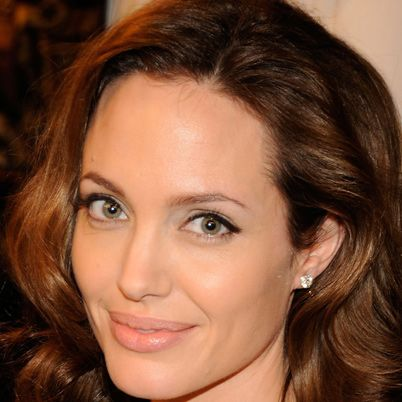
#> input picture Dataset/Angelina Joli/angel.jpg, 402 x 402 px
$ jupyter execute 'Image Classification.ipynb'   (shell and % lines are left out)
#> lines starting #> are read from the running program, lines starting #| are printed output that depends on the picture; after the words box and inside, x2 and y2 are one past the last pixel; in counts of white or black regions, pixels touching at a corner belong together
## Project: Image Classification:

### The main objective of the project is to build a model to classify the given image

Loading required Libraries

[cell 1]
import numpy as np
import cv2
import matplotlib.pyplot as plt
from IPython.display import display, Image
from PIL import Image

### When analyzing images, our initial task often involves recognizing individuals through facial features. Images may feature multiple faces, and sometimes these faces might be partially obscured or not clearly visible. Our preprocessing pipeline begins by identifying faces within the image. After successfully detecting a face, we proceed to detect eyes. Only when both eyes are detected do we retain the image; otherwise, it is discarded.

### Loading an Image

For detecting face and eyes I will use open cv.

[cell 2]
img = cv2.imread("Dataset/Angelina Joli/angel.jpg")
#> img is the input picture: shape (402, 402, 3); mean B, G, R 58.9, 81.7, 124.6
plt.imshow(img)
#> (this line was passed over: IPython is not available in this run)
plt.show()

[cell 3]
#Converting the image to gray
gray = cv2.cvtColor(img, cv2.COLOR_BGR2GRAY)
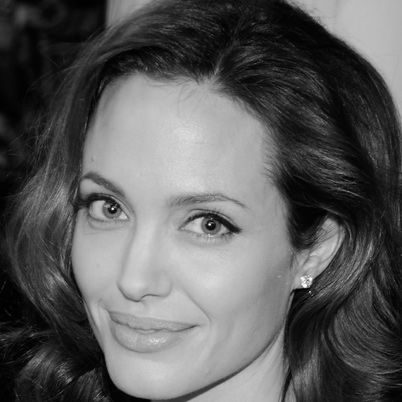
#> gray: shape (402, 402); min 0, max 252, mean 91.9
gray.shape
#> Out = (402, 402)

[cell 4]
plt.imshow(gray, cmap='gray')
#> (this line was passed over: IPython is not available in this run)

[cell 5]
gray

[cell 6]
face_cascade = cv2.CascadeClassifier('opencv/haarcascades/haarcascade_frontalface_default.xml')
eye_cascade = cv2.CascadeClassifier('opencv/haarcascades/haarcascade_eye.xml')

[cell 7]
face = face_cascade.detectMultiScale(gray, 1.3, 5)
#> face = [[38, 117, 257, 257]]
face
#> Out = [[38, 117, 257, 257]]

[cell 8]
(x,y,w,h) = face[0]
#> x = 38; y = 117; w = 257; h = 257
x,y,w,h
#> Out = (38, 117, 257, 257)

Detecting Face

[cell 9]
face_img = cv2.rectangle(img,(x,y),(x+w,y+h),(255,0,0),2)
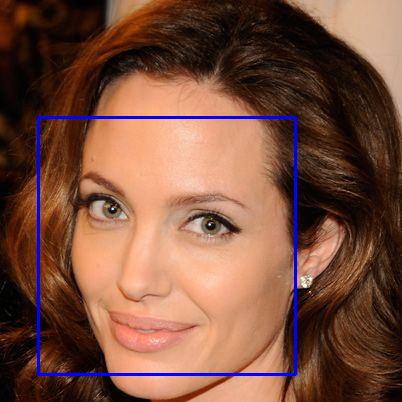
#> face_img: shape (402, 402, 3); mean B, G, R 62.8, 80.2, 122.2
plt.imshow(face_img)
#> (this line was passed over: IPython is not available in this run)
plt.show()

Detecting face and eyes

[cell 10]
cv2.destroyAllWindows()
for (x,y,w,h) in face:
    face_img = cv2.rectangle(img,(x,y),(x+w,y+h),(255,0,0),2)
    roi_gray = gray[y:y+h, x:x+w]
    roi_color = face_img[y:y+h, x:x+w]
    eyes = eye_cascade.detectMultiScale(roi_gray)
    for (ex,ey,ew,eh) in eyes:
        cv2.rectangle(roi_color,(ex,ey),(ex+ew,ey+eh),(0,255,0),2)
#> this loop made 1 pass
#> (x, y, w, h, eyes) on pass 1: (38, 117, 257, 257, [[135, 73, 67, 67], [35, 59, 61, 61]])
#> pass 1, `roi_gray = gray[y:y+h, x:x+w]`:
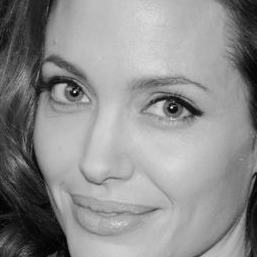
#> roi_gray: shape (257, 257); min 2, max 249, mean 141.6
#> pass 1, `roi_color = face_img[y:y+h, x:x+w]`:
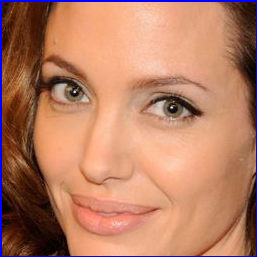
#> roi_color: shape (257, 257, 3); mean B, G, R 101.1, 125.9, 183
#> after the loop:
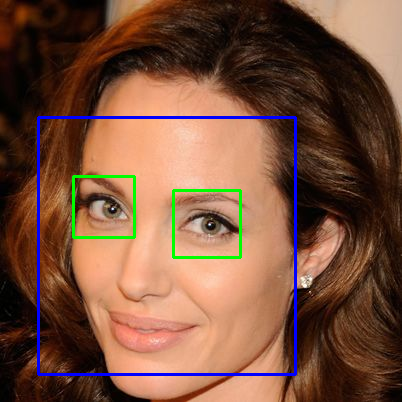
#> img: shape (402, 402, 3); 0.95% of pixels changed, all inside (x1, y1, x2, y2) = (72, 175, 242, 259)
#> after the loop:
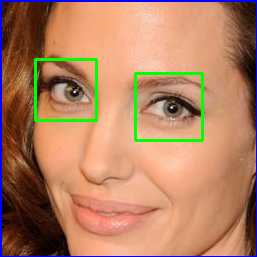
#> roi_color: shape (257, 257, 3); 2.31% of pixels changed, all inside (x1, y1, x2, y2) = (34, 58, 204, 142)


plt.figure()
#> (this line was passed over: IPython is not available in this run)
plt.imshow(face_img, cmap='gray')
#> (this line was passed over: IPython is not available in this run)
plt.show()

[cell 11]
#Plotting the cropped Image
plt.imshow(roi_color, cmap='gray')
#> (this line was passed over: IPython is not available in this run)
plt.show()

[cell 12]
cropped_img = np.array(roi_color)
cropped_img.shape
#> Out = (257, 257, 3)

Performing a 2D wavelet transform on an image.
The purpose of this code is to apply a 2D wavelet transform to an input image, which can be useful in various image processing tasks, including denoising, compression, and feature extraction. The specific wavelet used and the level of decomposition can be adjusted according to the requirements of the task.

[cell 13]
import numpy as np
import pywt
import cv2

def w2d(img, mode='haar', level=1):
#> called with mode = 'db1', level = 5
    imArray = img
    #Datatype conversions
    #convert to grayscale
    imArray = cv2.cvtColor( imArray,cv2.COLOR_RGB2GRAY )
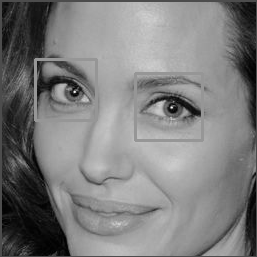
#> imArray: shape (257, 257); min 1, max 251, mean 125.2
    #convert to float
    imArray =  np.float32(imArray)
    imArray /= 255;
    # compute coefficients
    coeffs=pywt.wavedec2(imArray, mode, level=level)
#> coeffs = 6 items

    #Process Coefficients
    coeffs_H=list(coeffs)
#> coeffs_H = 6 items
    coeffs_H[0] *= 0;

    # reconstruction
    imArray_H=pywt.waverec2(coeffs_H, mode);
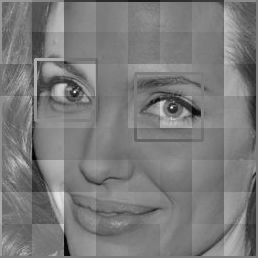
#> imArray_H: shape (258, 258) float32; min -0.545, max 0.583, mean 1.43e-10; drawn with min black and max white
    imArray_H *= 255;
    imArray_H =  np.uint8(imArray_H)
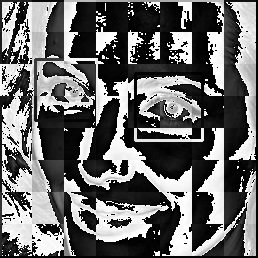
#> imArray_H: shape (258, 258); min 0, max 255, mean 105.1

    return imArray_H

[cell 14]
im_har = w2d(cropped_img,'db1',5)
plt.imshow(im_har, cmap='gray')
#> (this line was passed over: IPython is not available in this run)

$ run again, with Dataset/Angelina Joli/450.jpg copied over Dataset/Angelina Joli/angel.jpg
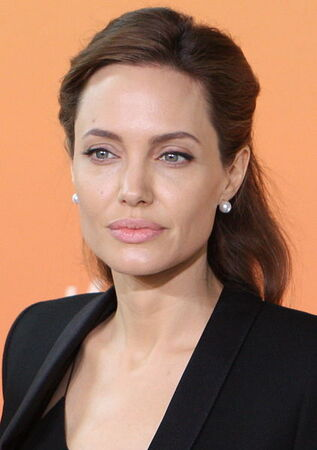
#> input picture Dataset/Angelina Joli/450.jpg, 317 x 450 px
#> img is the input picture: shape (450, 317, 3); mean B, G, R 94.7, 116.8, 158.4
#> face = [[43, 77, 192, 192]]
#> `(x,y,w,h) = face[0]`: x = 43; y = 77; w = 192
#> `x,y,w,h`: Out = (43, 77, 192, 192)
#> the loop `for (x,y,w,h) in face:` made 1 pass
#> (x, y, w, h, eyes) on pass 1: (43, 77, 192, 192, [[34, 53, 46, 46], [108, 56, 47, 47]])
#> after the loop `for (x,y,w,h) in face:`:
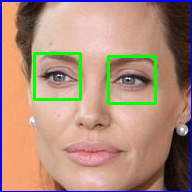
#> roi_color: shape (192, 192, 3); mean B, G, R 122.2, 140.8, 175.3
#> coeffs = 6 items
#> in w2d, `imArray_H =  np.uint8(imArray_H)`:
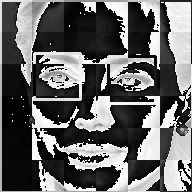
#> imArray_H: shape (192, 192); min 0, max 255, mean 100.1

$ run again, with Dataset/Angelina Joli/4950_v9_bb.jpg copied over Dataset/Angelina Joli/angel.jpg
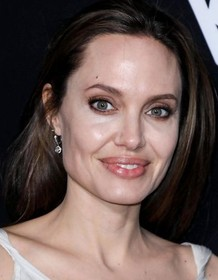
#> input picture Dataset/Angelina Joli/4950_v9_bb.jpg, 218 x 280 px
#> img is the input picture: shape (280, 218, 3); mean B, G, R 82.5, 86.5, 104.7
#> face = [[54, 50, 148, 148]]
#> `(x,y,w,h) = face[0]`: x = 54; y = 50; w = 148
#> `x,y,w,h`: Out = (54, 50, 148, 148)
#> the loop `for (x,y,w,h) in face:` made 1 pass
#> (x, y, w, h, eyes) on pass 1: (54, 50, 148, 148, [[25, 33, 42, 42], [87, 44, 34, 34], [41, 97, 39, 39]])
#> after the loop `for (x,y,w,h) in face:`:
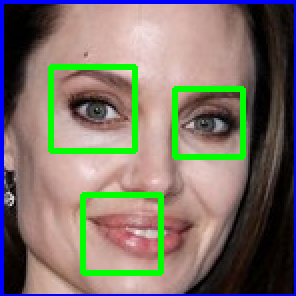
#> roi_color: shape (148, 148, 3) (shown 2 times larger); mean B, G, R 104.7, 115.6, 124.1
#> coeffs = 6 items
#> in w2d, `imArray_H =  np.uint8(imArray_H)`:
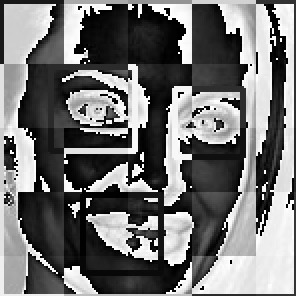
#> imArray_H: shape (148, 148) (shown 2 times larger); min 0, max 255, mean 114.3
